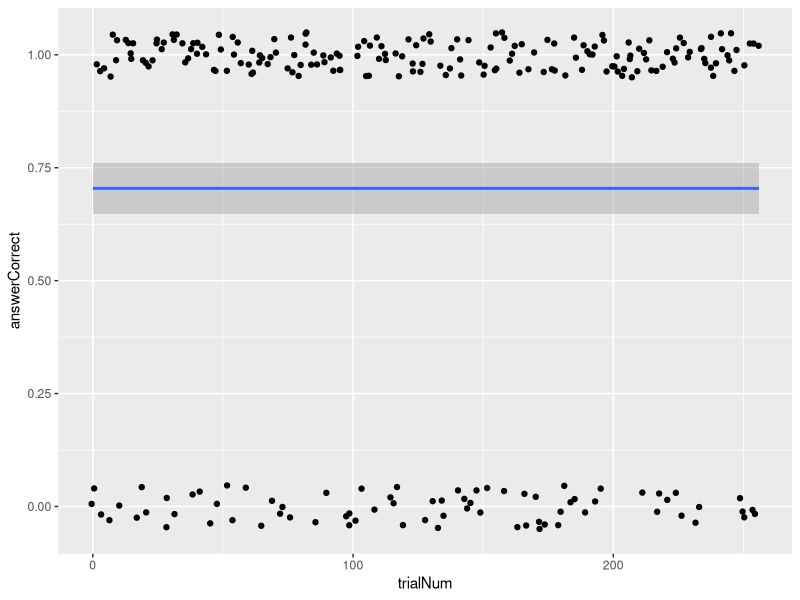
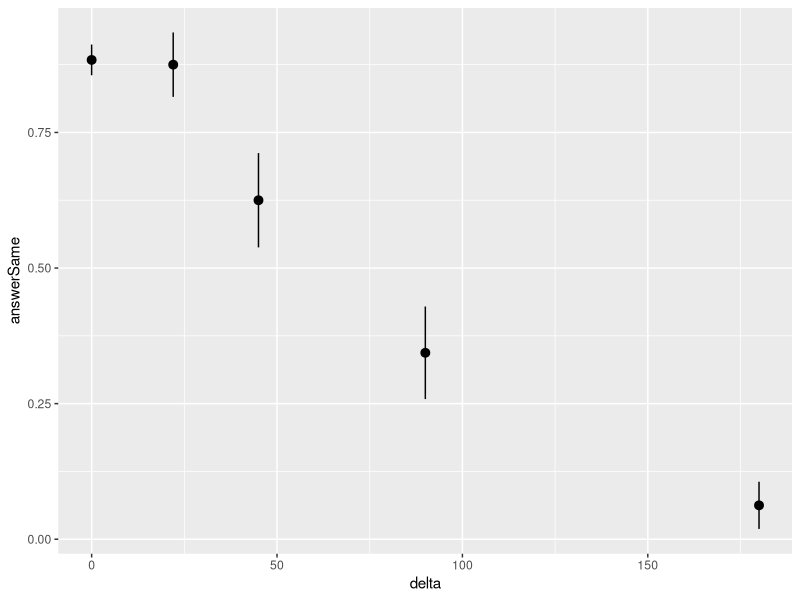
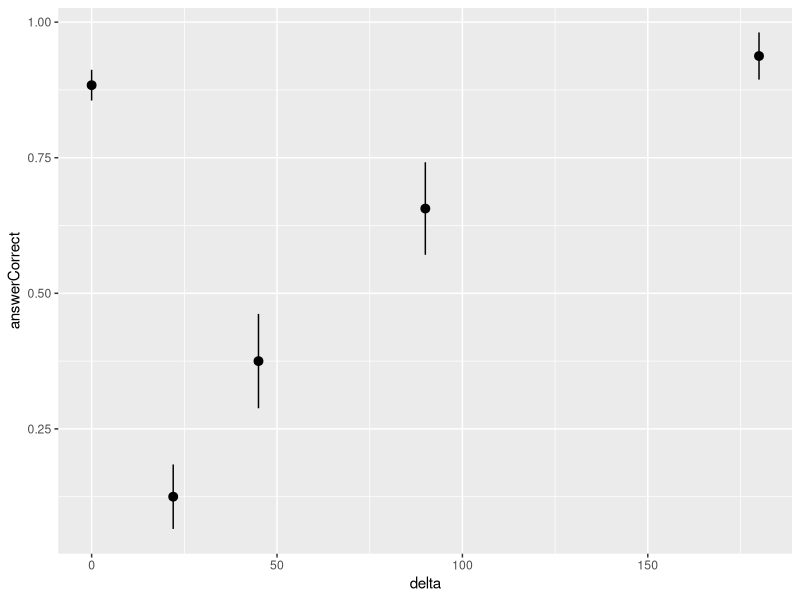
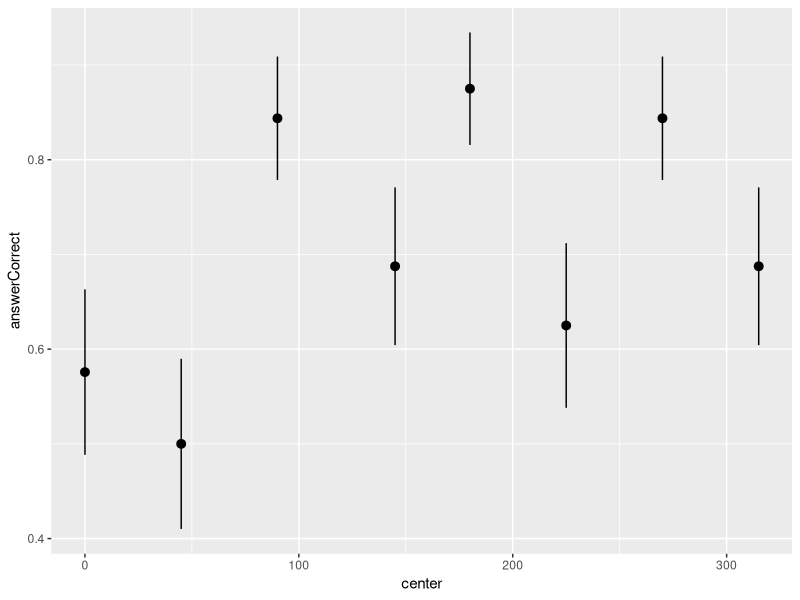
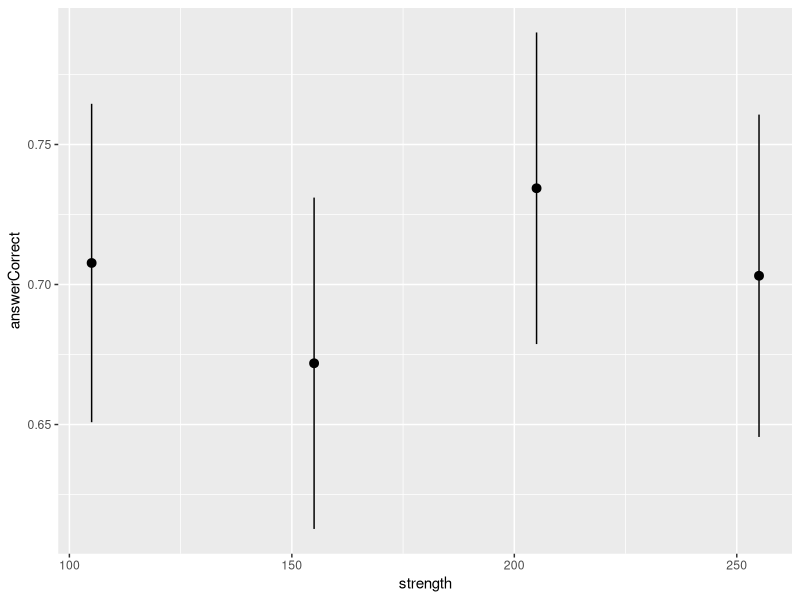
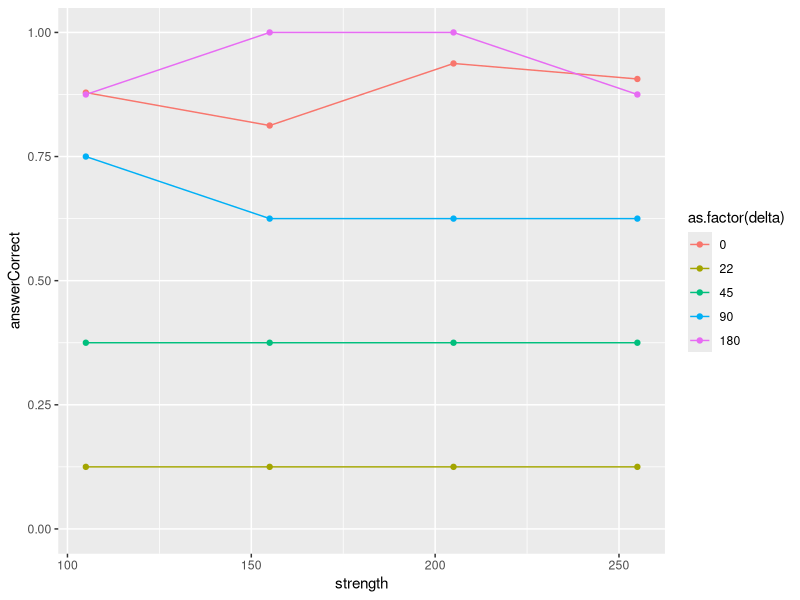
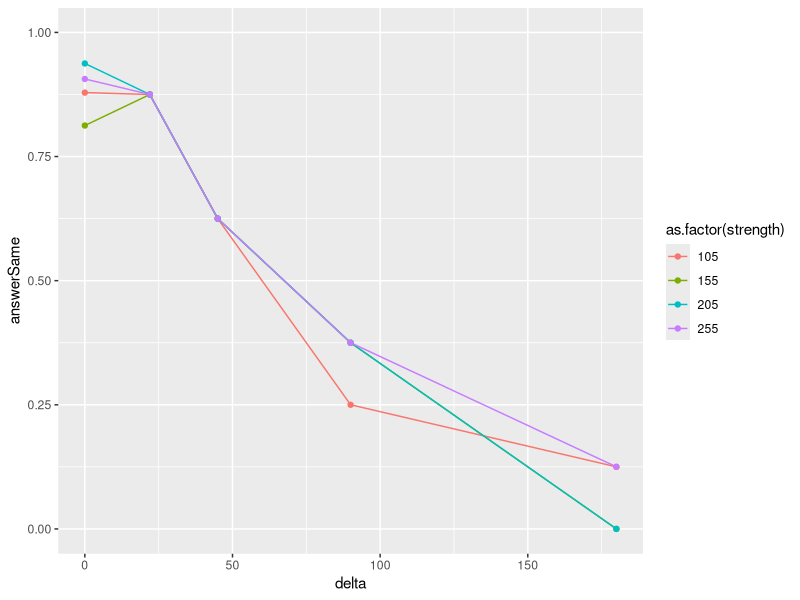

Reproduce these figures in R, in order.
# Sanity checking:
# * Check the number of correct responses - 80%
# * Intensity vs. correct responses - inverse U shape.
# * Hotspots in absolute angle
# * Learning curve
# * Effect as a function of delta between the angle and the probe.
library(dplyr)
library(ggplot2)

df <- read.csv("marisse-undirected-paper-proto.csv")

summary(df)

ggplot(df, aes(x = trialNum, y = answerCorrect)) + 
  stat_smooth(method = "gam") +
  geom_jitter(width = 1, height=.05)

ggplot(df, aes(x = delta, y = answerSame)) + 
  stat_summary()

ggplot(df, aes(x = delta, y = answerCorrect)) + 
  stat_summary()

ggplot(df, aes(x = center, y = answerCorrect)) + 
  stat_summary()

ggplot(df, aes(x = strength, y = answerCorrect)) + 
  stat_summary()

ggplot(df, aes(x = strength, y = answerCorrect, color=as.factor(delta))) + 
    geom_line(stat="summary") + geom_point(stat="summary")

ggplot(df, aes(x = delta, y = answerSame, color=as.factor(strength))) + 
  geom_line(stat="summary") + geom_point(stat="summary")
